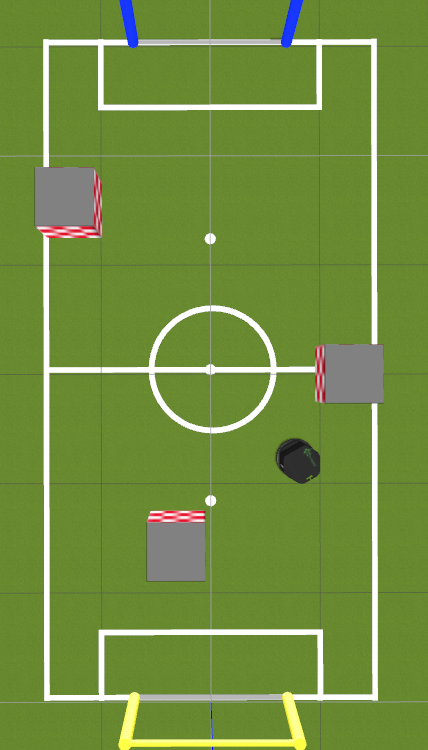
#> input picture ros_scripts/map2.png, 428 x 750 px
$ python main.py   (older library calls are emulated)
#> lines starting #> are read from the running program, lines starting #| are printed output that depends on the picture; after the words box and inside, x2 and y2 are one past the last pixel; in counts of white or black regions, pixels touching at a corner belong together; long printed decimals are rounded
#> further down, img is the input picture: shape (750, 428, 3); mean B, G, R 63.7, 142.9, 114.4
import cv2
import cv2 as cv
import numpy as np
import os
import pandas as pd
import csv
import timeit
# import imutils
import json
import base64
import math
from itertools import islice


def conversion(x, center):
    r = math.sqrt(math.pow(x[0] - center[0], 2) + math.pow(x[1] - center[1], 2))
    theta = math.atan2(x[1] - center[1], x[0] - center[0]) / math.pi
    if theta >= 0:
        theta = theta
    else:
        theta = 2 + theta
    result = [r, theta]
    return result


def cv_show(name, img):
    cv2.imshow(name, img)
    cv2.waitKey()
    cv2.destroyAllWindows()


def target(img, center):
    img2 = img

    readimg = img

    img = cv.bilateralFilter(readimg, 21, 75, 75)
    # img = cv.medianBlur(img, 3)
    img = cv2.cvtColor(img, code=cv2.COLOR_BGR2HSV)  # 颜色空间的转变
    img_1 = img.copy()
    lower_blue = np.array([110, 150, 150])  # 浅蓝色
    upper_blue = np.array([130, 255, 255])  # 深蓝色

    mask_black = cv2.inRange(img, lower_blue, upper_blue)

    # 轮廓检测

    img, contours, _ = cv2.findContours(
        mask_black, cv2.RETR_TREE, cv2.CHAIN_APPROX_SIMPLE)

    contours = sorted(contours, key=cv2.contourArea, reverse=True)

    rect = cv2.minAreaRect(contours[0])
    # print(rect)
    box = cv2.boxPoints(rect)
    box = np.int0(box)
    # [18 lines of commented-out code are left out]

    box = sorted(box, key=lambda x: x[1])
    line = sorted(box[-2:], key=lambda x: x[0])
    r, x, y = np.sqrt(np.power(line[0] - line[1], 2).sum()), line[0][0], line[0][1]
    # print(r, x, y)
    Target = [x + (r / 2), y]
    Target = conversion(Target, center)
    return Target


def obstacle(img, center):
    img2 = img

    readimg = img

    img = cv.bilateralFilter(readimg, 21, 75, 75)
    # img = cv.medianBlur(img, 3)
    img = cv2.cvtColor(img, code=cv2.COLOR_BGR2HSV)  # 颜色空间的转变
    img_1 = img.copy()
    lower_black = np.array([0, 0, 120])
    upper_black = np.array([0, 0, 130])

    mask_black = cv2.inRange(img, lower_black, upper_black)
    cv2.waitKey()
    cv2.destroyAllWindows()
    # 轮廓检测
    img, contours, _ = cv2.findContours(
        mask_black, cv2.RETR_TREE, cv2.CHAIN_APPROX_SIMPLE)


    # 筛选超过设定面积的轮廓
    img_contours = []
    filter_contours=[]
    for i in range(len(contours)):
        img_temp = np.zeros(img.shape, np.uint8)
        img_contours.append(img_temp)

        area = cv.contourArea(contours[i], False)
        if area > 1000:
            filter_contours.append(i)


    Obstacle = []
    Obstacle_Size = []
    for i in filter_contours:
        rect = cv2.minAreaRect(contours[i])
        obstcale = rect[0]
        obstacle_size = rect[1]
        obstacle = conversion(obstcale, center)
        Obstacle.extend(obstacle)
        Obstacle_Size.extend(obstacle_size)
    # [25 lines of commented-out code are left out]
    return Obstacle, Obstacle_Size


def circle(img):
    readimg = img
    gray = cv.cvtColor(readimg, cv.COLOR_BGR2GRAY)
    gray = cv.bilateralFilter(gray, 21, 75, 75)
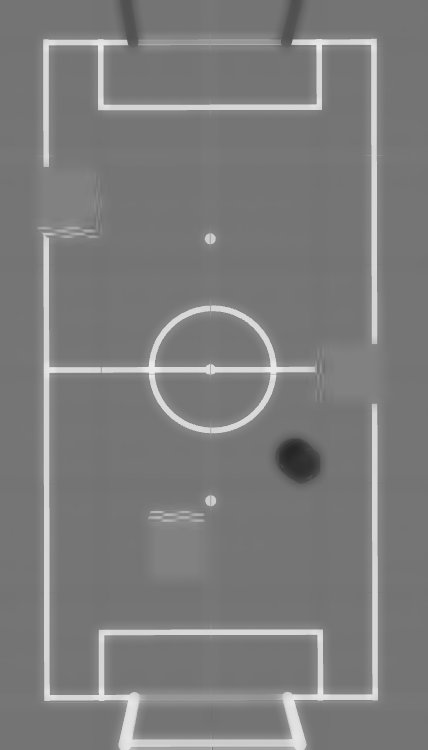
#> gray: shape (750, 428); min 37, max 235, mean 124.5
    gray = cv.medianBlur(gray, 3)

    sobelx = cv.Sobel(gray, cv.CV_64F, 1, 0, ksize=3)
    sobely = cv.Sobel(gray, cv.CV_64F, 0, 1, ksize=3)
    sobelx = cv.convertScaleAbs(sobelx)
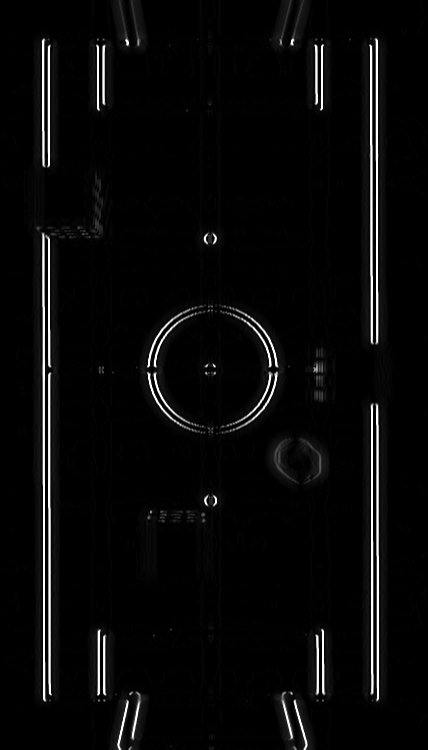
#> sobelx: shape (750, 428); min 0, max 255, mean 8.8
    sobely = cv.convertScaleAbs(sobely)
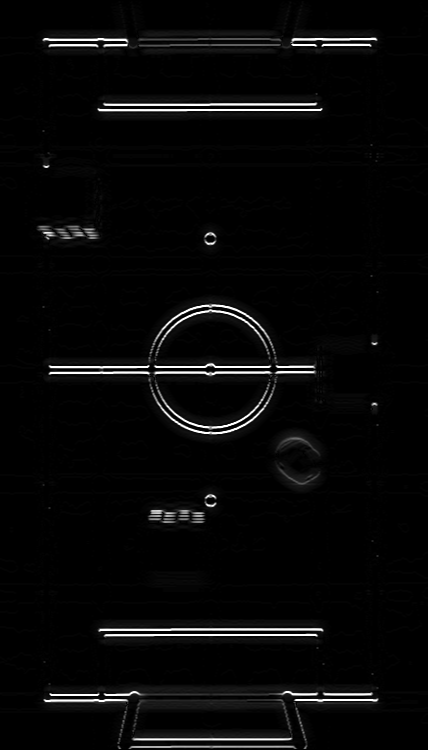
#> sobely: shape (750, 428); min 0, max 255, mean 7.8
    sobelxy = cv.addWeighted(sobelx, 0.5, sobely, 0.5, 0)
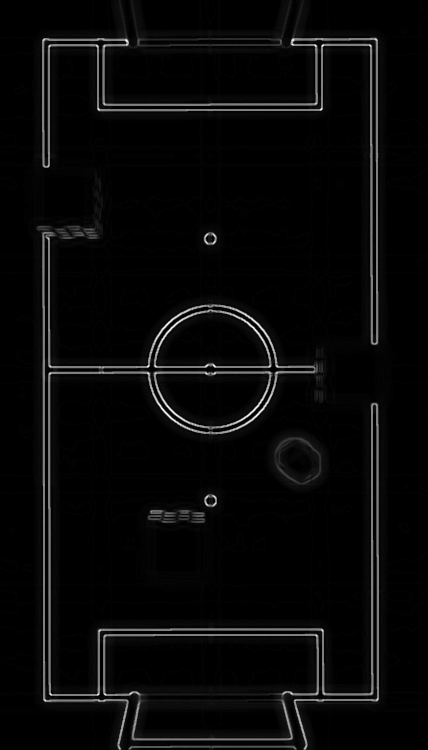
#> sobelxy: shape (750, 428); min 0, max 255, mean 8.3
    edges = cv.Canny(sobelxy, 50, 150)
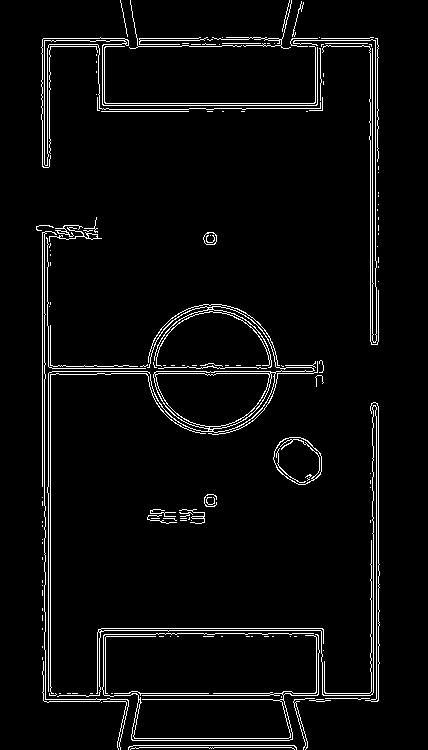
#> edges: shape (750, 428); 4.3% white in thin lines or dots, all inside (x1, y1, x2, y2) = (36, 0, 380, 750)

    # 霍夫圆变换
    circles = cv.HoughCircles(edges, cv.HOUGH_GRADIENT, 1, 3000, param1=100, param2=30, minRadius=00, maxRadius=40)
#> circles = None

    if np.any(circles != None):
        circles = np.uint16(np.around(circles))  # 取整
    else:
        circles = np.array([[[0, 0, 0]]])

    choose = circles[0, :]

    # [10 lines of commented-out code are left out]
    r, x, y = (choose[0, 2]), (choose[0, 0]), (choose[0, 1])
    Center = [x, y]

    return r, Center


if __name__ == '__main__':
    img = cv.imread("map2.png")
    dataset = []

    # 返回的坐标值都是 r+theta
    r, circle_center = circle(img)
#> r = 0; circle_center = [0, 0]
    Obstacles, Obstacles_size = obstacle(img, circle_center)
#> in obstacle, `img = cv2.cvtColor(img, code=cv2.COLOR_BGR2HSV)`: img: shape (750, 428, 3); mean H, S, V 40.4, 150.2, 144.3
#> in obstacle, `mask_black = cv2.inRange(img, lower_black, upper_black)`:
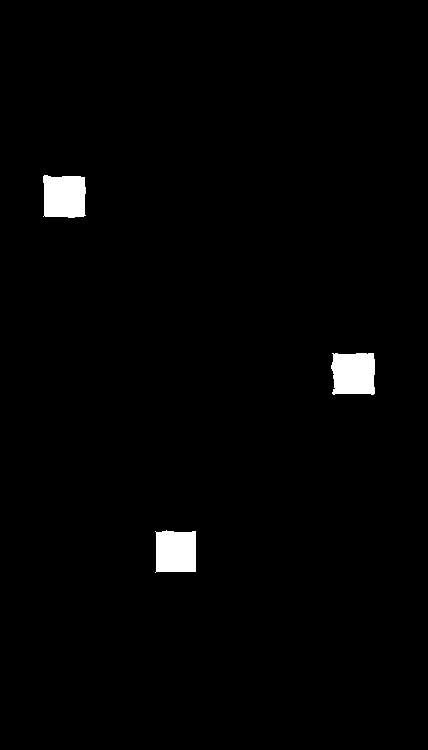
#> mask_black: shape (750, 428); 1.6% white; 3 white regions
#> in obstacle, `img, contours, _ = cv2.findContours( mask_black, cv2.RETR_TREE, cv2.CH..`: contours = 3 contours; box (x1, y1, x2, y2) and area: (331, 353, 375, 395) 1610, (43, 175, 86, 218) 1610, (155, 530, 196, 573) 1538
#> the loop in obstacle, `for i in range(len(contours)):` made 3 passes
#> area on passes 1 to 3: 1537.5, 1610, 1609.5
#> after the loop in obstacle, `for i in range(len(contours)):`: filter_contours = [0, 1, 2]; img_contours = 3 items
#> the loop in obstacle, `for i in filter_contours:` made 3 passes
#> rect on passes 1 to 3: ((175, 551), (42, 40), -90), ((352.5, 373.5), (41, 43), -90), ((64, 196), (42, 42), -90)
#> after the loop in obstacle, `for i in filter_contours:`: Obstacle = [578.1, 0.402, 513.6, 0.259, 206.2, 0.4]; Obstacle_Size = [42, 40, 41, 43, 42, 42]
#> Obstacles = [578.1, 0.402, 513.6, 0.259, 206.2, 0.4]; Obstacles_size = [42, 40, 41, 43, 42, 42]
    Target = target(img, circle_center)
#> in target, `mask_black = cv2.inRange(img, lower_blue, upper_blue)`:
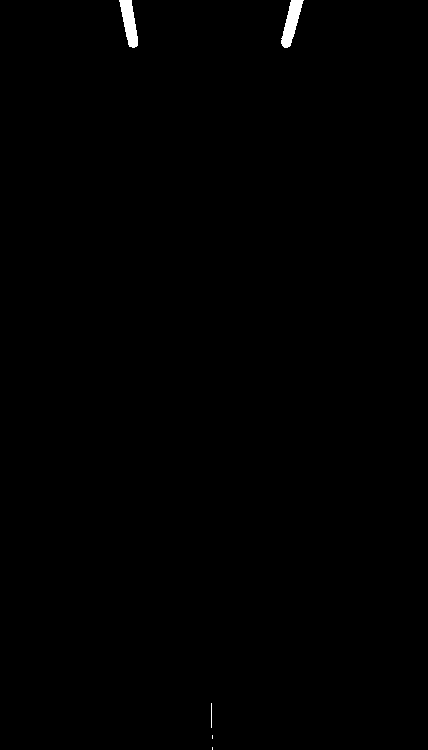
#> mask_black: shape (750, 428); 0.35% white; 5 white regions (2 under 20 px)
#> in target, `img, contours, _ = cv2.findContours( mask_black, cv2.RETR_TREE, cv2.CH..`: contours = 5 contours, 3 with area under 20; largest, box (x1, y1, x2, y2) and area: (281, 0, 304, 48) 495, (119, 0, 138, 48) 484
#> in target, `rect = cv2.minAreaRect(contours[0])`: rect = ((290.6, 22.7), (50.34, 12.02), -74.74)
#> in target, `box = cv2.boxPoints(rect)`: box = [[289.8, 48.57], [278.2, 45.41], [291.4, -3.16], [303, 0]]
#> in target, `box = np.int0(box)`: box = [[289, 48], [278, 45], [291, -3], [302, 0]]
#> in target, `box = sorted(box, key=lambda x: x[1])`: box = [[291, -3], [302, 0], [278, 45], [289, 48]]
#> in target, `line = sorted(box[-2:], key=lambda x: x[0])`: line = [[278, 45], [289, 48]]
#> in target, `r, x, y = np.sqrt(np.power(line[0] - line[1], 2).sum()), line[0][0], l..`: r = 11.4; x = 278; y = 45
#> in target, `Target = [x + (r / 2), y]`: Target = [283.7, 45]
#> in target, `Target = conversion(Target, center)`: Target = [287.2, 0.0501]
#> Target = [287.2, 0.0501]


    # [16 lines of commented-out code are left out]
    dataset.extend(Obstacles)
    # dataset.extend(Obstacles_size)
    dataset.extend(Target)

    print('dataset=%s' % dataset)
#| dataset=[578.123, 0.4021, 513.574, 0.2592, 206.184, 0.3995, 287.248, 0.05007]
